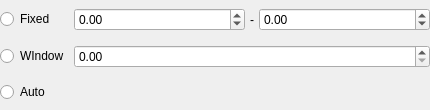
<?xml version="1.0" encoding="UTF-8"?>
<ui version="4.0">
 <class>CurveAxisRangeWidget</class>
 <widget class="QWidget" name="CurveAxisRangeWidget">
  <property name="geometry">
   <rect>
    <x>0</x>
    <y>0</y>
    <width>430</width>
    <height>110</height>
   </rect>
  </property>
  <property name="sizePolicy">
   <sizepolicy hsizetype="Preferred" vsizetype="Preferred">
    <horstretch>0</horstretch>
    <verstretch>0</verstretch>
   </sizepolicy>
  </property>
  <property name="windowTitle">
   <string>Form</string>
  </property>
  <layout class="QGridLayout" name="gridLayout">
   <property name="horizontalSpacing">
    <number>5</number>
   </property>
   <property name="margin">
    <number>0</number>
   </property>
   <item row="0" column="0">
    <widget class="QRadioButton" name="radioButtonFixed">
     <property name="text">
      <string>Fixed</string>
     </property>
    </widget>
   </item>
   <item row="2" column="0">
    <widget class="QRadioButton" name="radioButtonAuto">
     <property name="text">
      <string>Auto</string>
     </property>
    </widget>
   </item>
   <item row="1" column="0">
    <widget class="QRadioButton" name="radioButtonWindow">
     <property name="text">
      <string>WIndow</string>
     </property>
    </widget>
   </item>
   <item row="0" column="3">
    <widget class="QDoubleSpinBox" name="doubleSpinBoxFixedMaximum">
     <property name="sizePolicy">
      <sizepolicy hsizetype="MinimumExpanding" vsizetype="Fixed">
       <horstretch>0</horstretch>
       <verstretch>0</verstretch>
      </sizepolicy>
     </property>
     <property name="minimum">
      <double>-999999.989999999990687</double>
     </property>
     <property name="maximum">
      <double>999999.989999999990687</double>
     </property>
    </widget>
   </item>
   <item row="0" column="1">
    <widget class="QDoubleSpinBox" name="doubleSpinBoxFixedMinimum">
     <property name="sizePolicy">
      <sizepolicy hsizetype="MinimumExpanding" vsizetype="Fixed">
       <horstretch>0</horstretch>
       <verstretch>0</verstretch>
      </sizepolicy>
     </property>
     <property name="minimum">
      <double>-999999.989999999990687</double>
     </property>
     <property name="maximum">
      <double>999999.989999999990687</double>
     </property>
    </widget>
   </item>
   <item row="0" column="2">
    <widget class="QLabel" name="label">
     <property name="text">
      <string>-</string>
     </property>
    </widget>
   </item>
   <item row="1" column="1" colspan="3">
    <widget class="QDoubleSpinBox" name="doubleSpinBoxWindowSize">
     <property name="maximum">
      <double>999999.989999999990687</double>
     </property>
    </widget>
   </item>
  </layout>
 </widget>
 <resources/>
 <connections/>
</ui>
